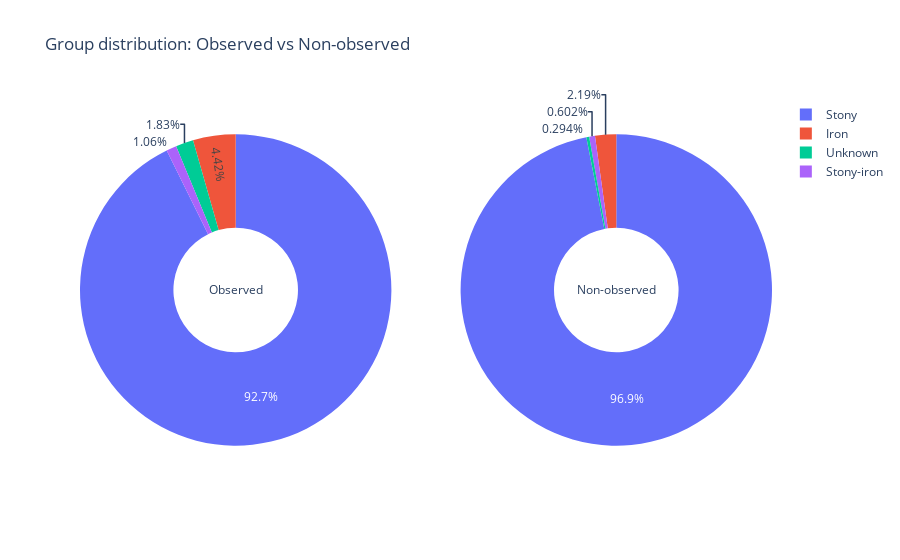

This figure's notebook cell:
### Markdown cell above
Here we see the same situation where the number of meteorites found increases with time, creating a correlation between these two columns. Another interesting observation is that number of observed meteorites doesn't increase that much with time.

This leads to a question: Do the distribution patterns of meteorite groups for observed meteorites differ from those of non-observed ones? Lets figure this out!

### Code cell
# Firstly, we separate observed and non-observed meteorites
fell_met = mdf[mdf['fall'] == 'Fell']['recgroup'].value_counts()
found_met = mdf[mdf['fall'] == 'Found']['recgroup'].value_counts()

# Secondly, lets look at numbers by plotting a pie-charts for each one
fig = ps.make_subplots(rows = 1, cols = 2, specs=[[{"type": "domain"}, {"type": "domain"}]])

fig.add_trace(go.Pie(labels = fell_met.index, values = fell_met, 
       title = 'Observed',
       hole = .4
       ), row = 1, col = 1)

fig.add_trace(go.Pie(labels = found_met.index, values = found_met,
       title = 'Non-observed',
       hole = .4
       ), row = 1, col = 2)
fig.update_layout(title_text = 'Group distribution: Observed vs Non-observed')

### Figure 1 — Plotly figure (JSON) as saved in the notebook; plotly's stock layout.template omitted (floating-point values rounded to 4 significant figures)
{"data": [{"domain": {"x": [0, 0.45], "y": [0, 1]}, "hole": 0.4, "labels": ["Stony", "Iron", "Unknown", "Stony-iron"], "title": {"text": "Observed"}, "type": "pie", "values": [964, 46, 19, 11]}, {"domain": {"x": [0.55, 1], "y": [0, 1]}, "hole": 0.4, "labels": ["Stony", "Iron", "Stony-iron", "Unknown"], "title": {"text": "Non-observed"}, "type": "pie", "values": [42858, 968, 266, 130]}], "layout": {"title": {"text": "Group distribution: Observed vs Non-observed"}}}
